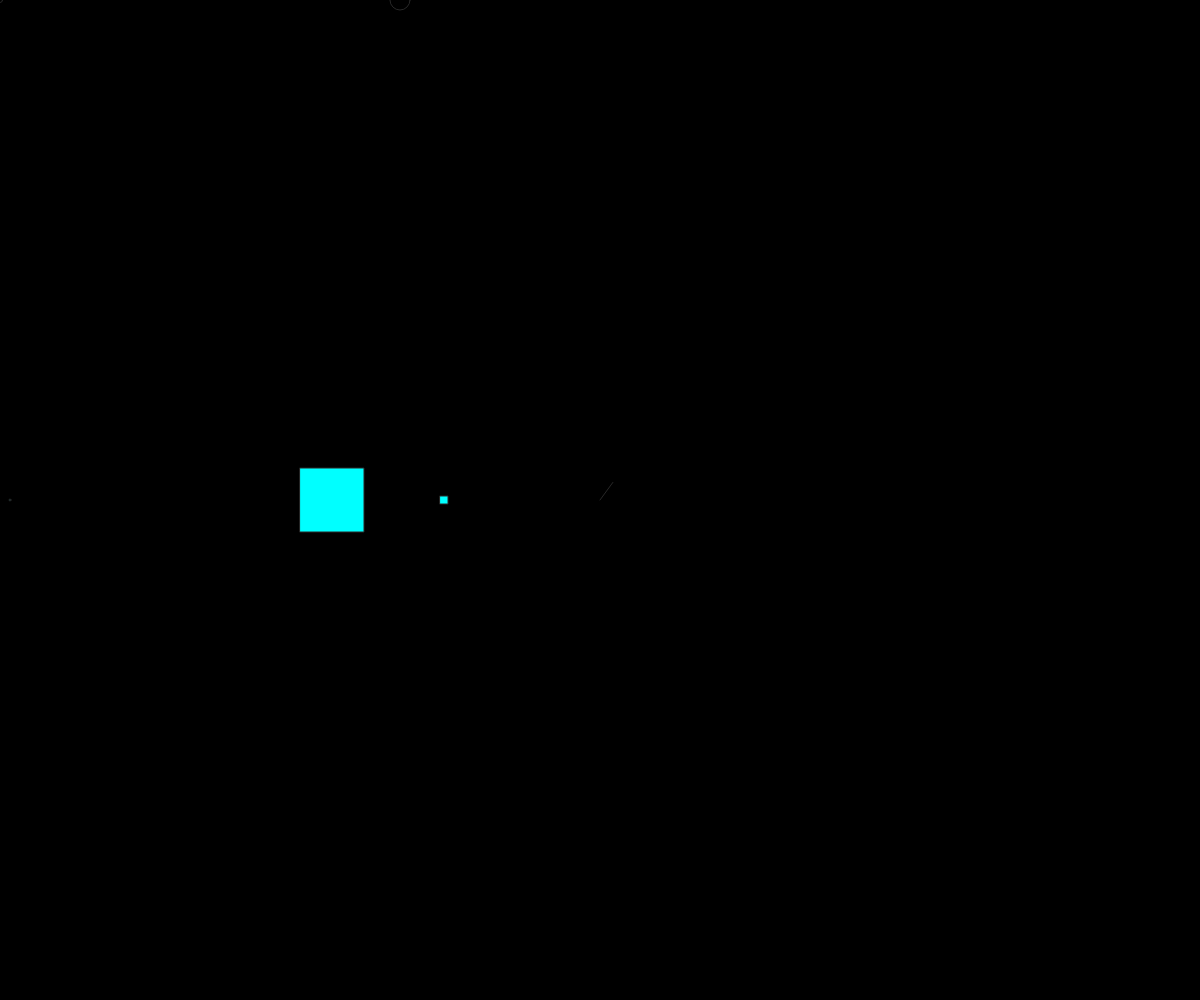
Frame 1 (no input)
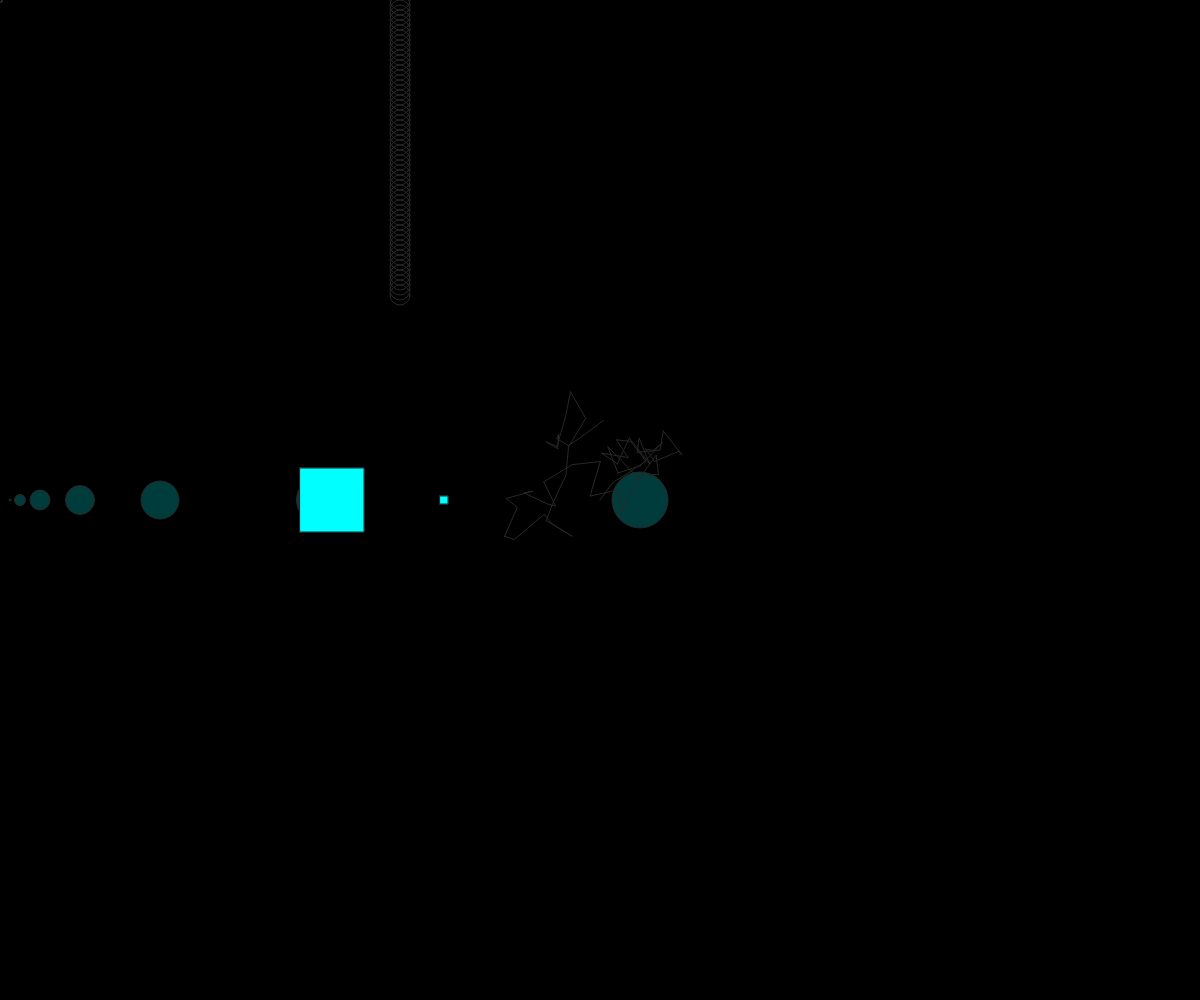
Frame 60 (no input)
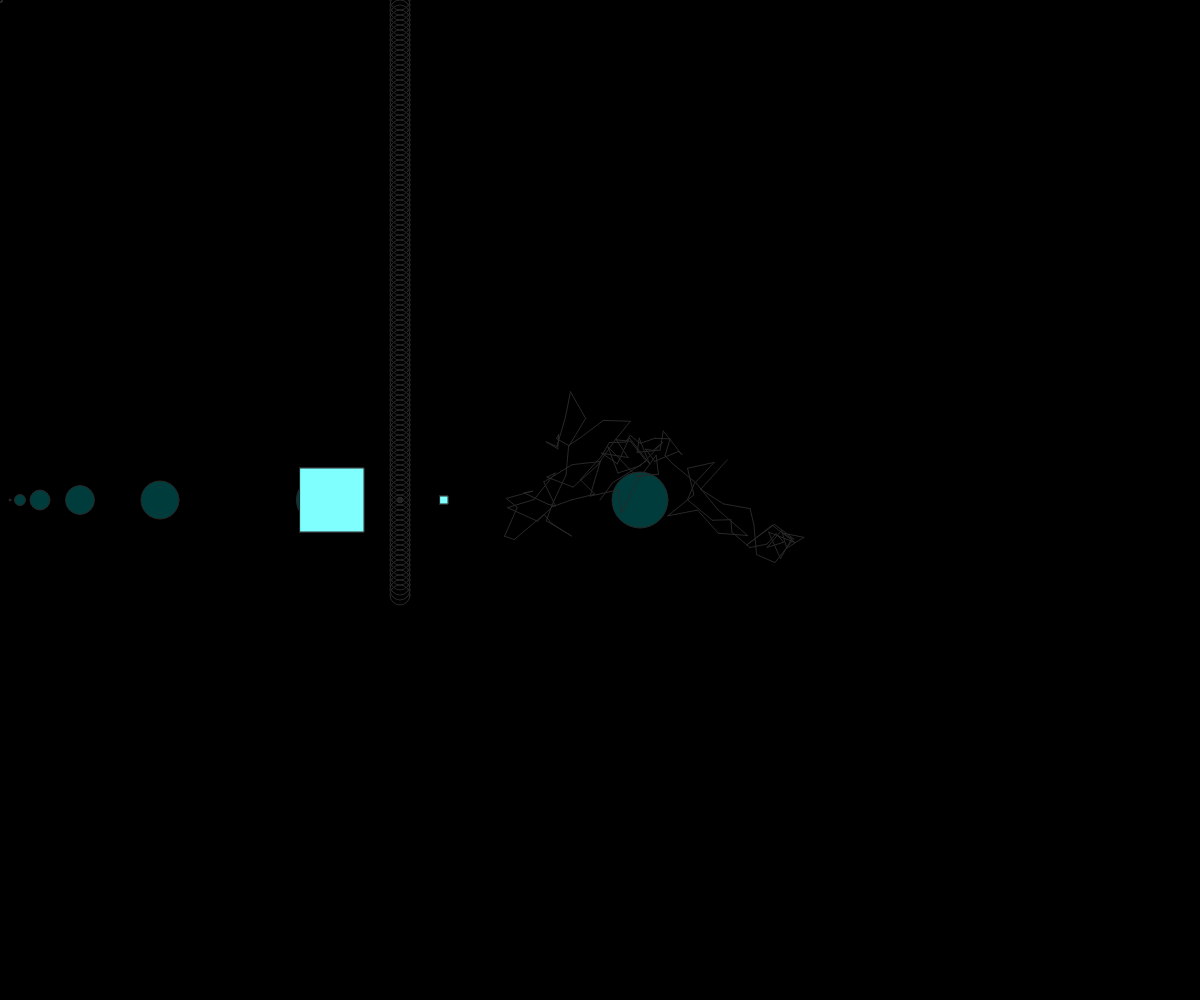
Frame 120 (the mouse pressed at the canvas centre since frame 60)

The p5.js sketch that drew these frames (run headless with seeded random() and noise() and a simulated clock; from frame 60 on, the mouse is pressed at the canvas centre):

// p5.js sketch
// ── sketch.js
// my object for this code. The tree art
var tree = {};

tree.x_pos= 0;
tree.y_pos= 0;
tree.color= 0;
tree.branch_Width = 0;

// initiallizing the variables for the circle trail
var circle_size=0;
var start= 0;

// variable for the falling circle
var fall;

// variable for the square
var side_length=0;

// for the color of the circles/square
var r;

function setup() {

    // create a canvas
  createCanvas( windowWidth, windowHeight );
  background('black');

  tree.x_pos= windowWidth/2;
  tree.y_pos= windowHeight/2;
  tree.branch_Width = 40;
  tree.color= 255;

  circle_size= 2;
  start= 10;
  fall=0;
  side_length=64;
  r=50;
}

function draw() {

// keeps the tree in bound
if(tree.x_pos>= windowWidth){
    new_x=-30;
}else if (tree.x_pos<= windowWidth/3+10) {
    new_x= 30;
}else if (tree.y_pos>= windowHeight) {
    new_y= -30;
}else if (tree.y_pos<= 0) {
    new_y= 30;
}else{
    new_x= random(-30,30);
    new_y= random(-30,30);
}

//the algorythtm for the tree art
tree.color=map(mouseX,windowWidth,0,255);
fill(tree.color);
stroke(tree.branch_Width);
line(tree.x_pos,tree.y_pos, tree.x_pos+ new_x, tree.y_pos+ new_y);

// maps the r variable to the y position of the cursor
r= map(mouseY, 0, windowHeight, 0,255);

// the trail of circles
fill(r,255,255,60);
ellipse(start, windowHeight/2, circle_size);

// the falling circle (barrier wall)
noFill();
ellipse(windowWidth/3, fall, 20);

//the trail of circles around the cursor
var wall= constrain(mouseX, 0,windowWidth/3);
ellipse(wall,mouseY,5);


// the squares
fill(r,255,255);
rect(windowWidth/3-100, windowHeight/2-32, side_length, side_length);
rect(windowWidth/3+40, (windowHeight/2)-4, sqrt(side_length), sqrt(side_length));

tree.x_pos+= new_x;
tree.y_pos+= new_y;
start= start*2;
circle_size+=9;
fall+=5;
fall = fall%windowHeight;

}
